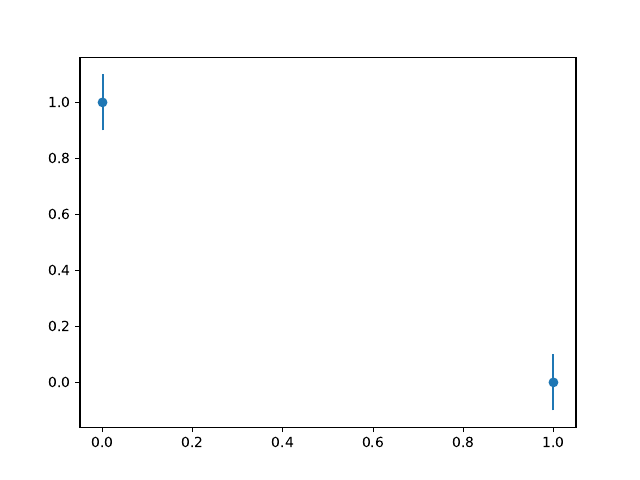

Source code (Python):
import matplotlib.pyplot as plt

lines = {'linestyle': 'None'}
plt.rc('lines', **lines)

plt.errorbar((0, 1), (1, 0), yerr=(0.1, 0.1), marker='o')

plt.savefig('test.pdf')
plt.delaxes()
plt.
